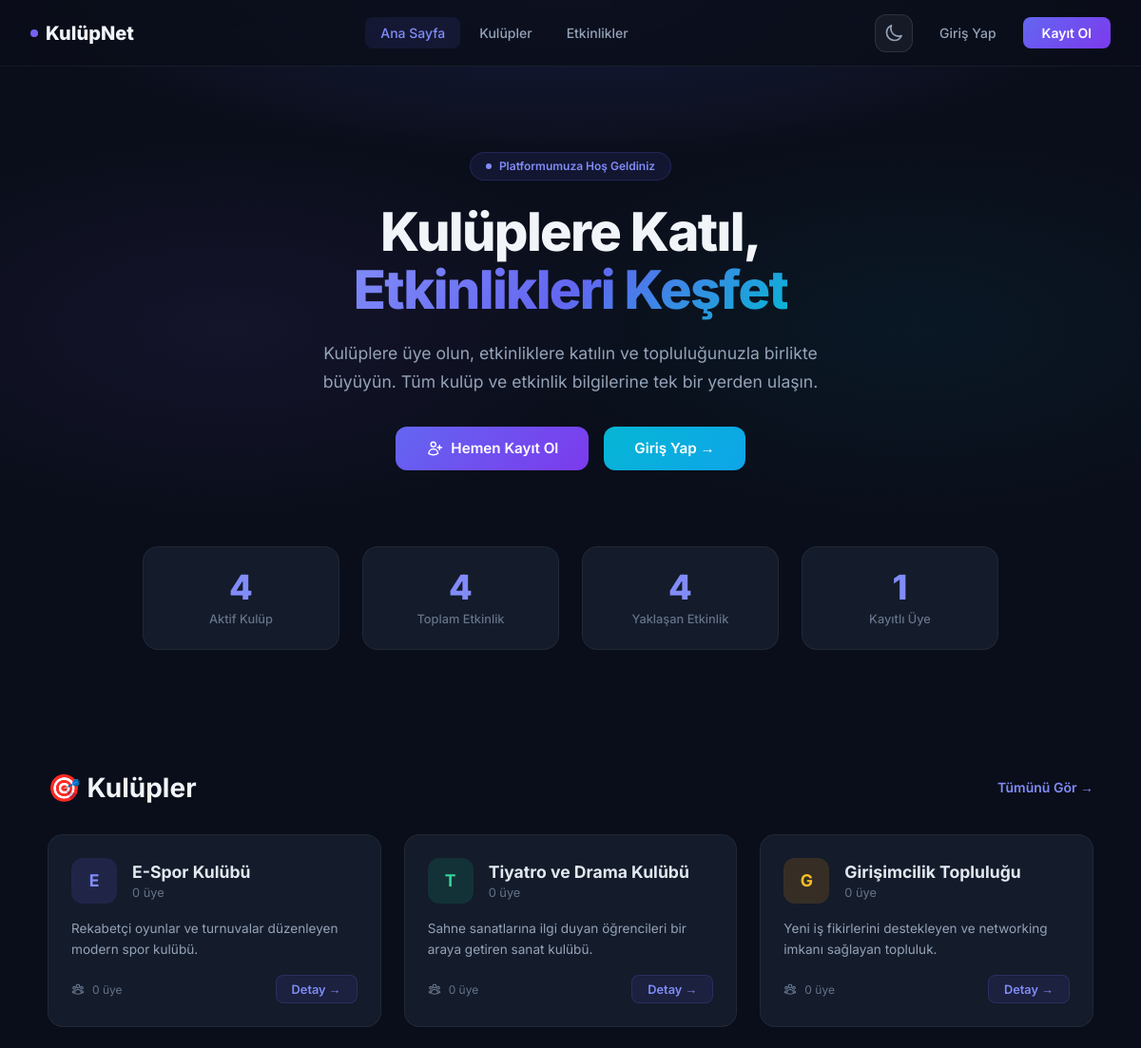
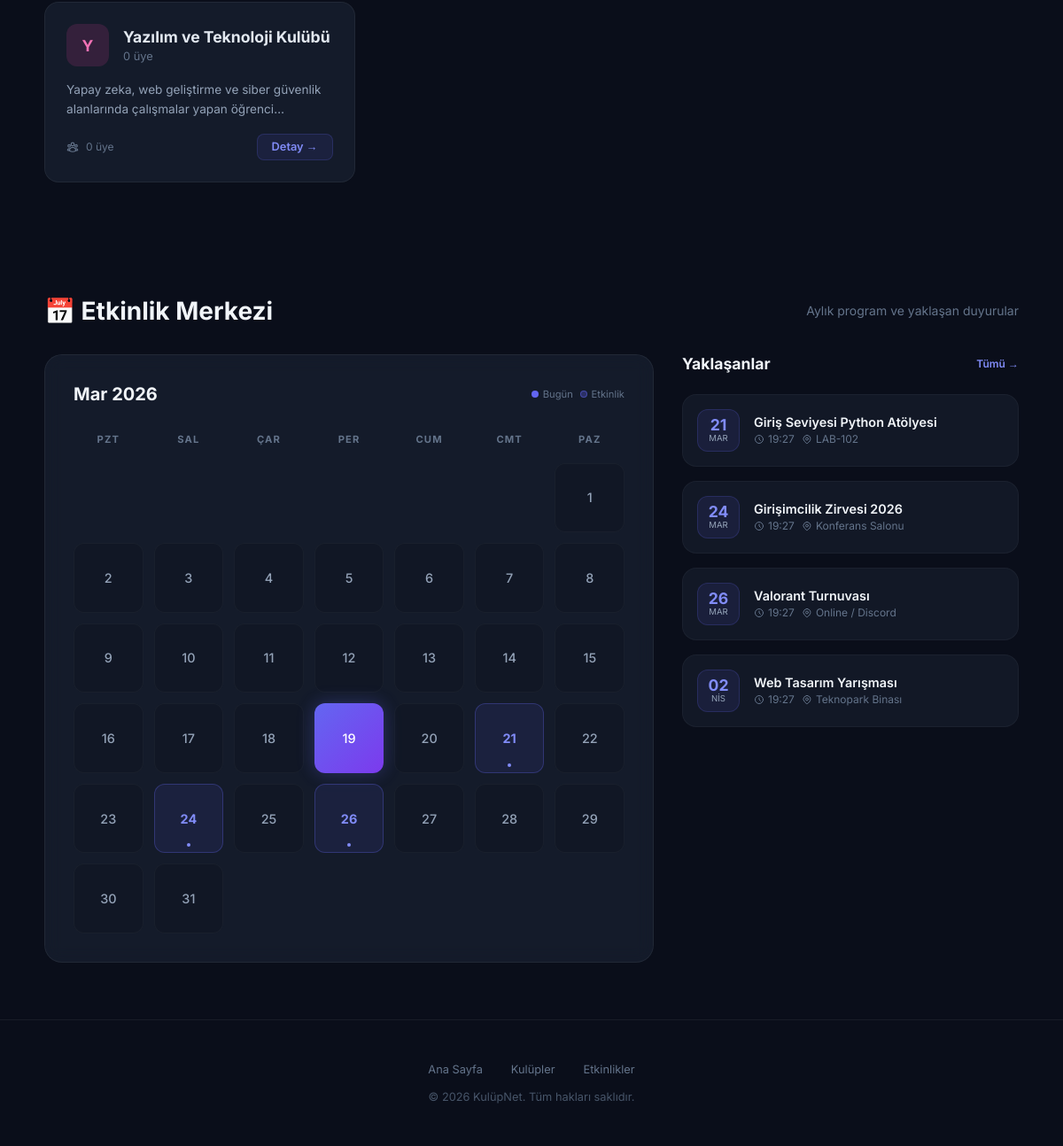
The page / on the database its author committed (2 pictures, top to bottom).
### tables this page shows
CREATE TABLE IF NOT EXISTS kulupler (
    id INT AUTO_INCREMENT PRIMARY KEY,
    ad VARCHAR(100) NOT NULL,
    aciklama TEXT
);

CREATE TABLE IF NOT EXISTS etkinlikler (
    id INT AUTO_INCREMENT PRIMARY KEY,
    kulup_id INT,
    baslik VARCHAR(200) NOT NULL,
    aciklama TEXT,
    tarih DATETIME NOT NULL,
    konum VARCHAR(200),
    kisi_siniri INT DEFAULT NULL,
    FOREIGN KEY (kulup_id) REFERENCES kulupler(id) ON DELETE SET NULL
);

### index.php (the view, shortened to what this page needs)
<?php
require_once 'config/veritabani.php';
$giris_yapildi = isset($_SESSION['kullanici_id']);
$kulup_sayisi = $db->query("SELECT COUNT(*) FROM kulupler")->fetchColumn();
$etkinlik_sayisi = $db->query("SELECT COUNT(*) FROM etkinlikler")->fetchColumn();
$aktif_etkinlik = $db->query("SELECT COUNT(*) FROM etkinlikler WHERE tarih >= NOW()")->fetchColumn();
$uye_sayisi = 0;
try {
    $uye_sayisi = $db->query("SELECT COUNT(*) FROM kullanicilar")->fetchColumn();
}
catch (Exception $e) {
}
$son_kulupler = $db->query("SELECT k.*, (SELECT COUNT(*) FROM kulup_uyelikleri WHERE kulup_id = k.id) as uye_sayisi FROM kulupler k ORDER BY k.id DESC LIMIT 6")->fetchAll();
$yaklasen = $db->query("SELECT e.*, k.ad as kulup_adi FROM etkinlikler e LEFT JOIN kulupler k ON e.kulup_id = k.id WHERE e.tarih >= NOW() ORDER BY e.tarih ASC LIMIT 5")->fetchAll();
$ay_baslap = date('Y-m-01');
$ay_bitis = date('Y-m-t');
$takvim_etkinlik_sorgu = $db->prepare("SELECT id, baslik, tarih, konum FROM etkinlikler WHERE tarih BETWEEN ? AND ? ORDER BY tarih ASC");
$takvim_etkinlik_sorgu->execute([$ay_baslap . ' 00:00:00', $ay_bitis . ' 23:59:59']);
$takvim_etkinlikler = $takvim_etkinlik_sorgu->fetchAll();
$etkinlik_gunleri = [];
foreach ($takvim_etkinlikler as $et) {
    $gun = (int)date('d', strtotime($et['tarih']));
    $etkinlik_gunleri[$gun][] = $et;
}
$bugun = (int)date('d');
$bu_ay = (int)date('m');
$bu_yil = (int)date('Y');
$toplam_gun = (int)date('t');
$aylar = ['Oca', 'Şub', 'Mar', 'Nis', 'May', 'Haz', 'Tem', 'Ağu', 'Eyl', 'Eki', 'Kas', 'Ara'];
$ilk_gun_hafta = (int)date('w', strtotime($ay_baslap));
if ($ilk_gun_hafta == 0)
    $ilk_gun_hafta = 7;
?>
<!DOCTYPE html>
<html lang="tr">
<head>
    <link rel="stylesheet" href="content/css/theme.css">
</head>
<body>
    <nav class="navbar">
        <a href="index.php" class="nav-brand">
            <span class="brand-dot"></span>
            KulüpNet
        </a>
        <div class="nav-links">
            <a href="index.php" class="active">Ana Sayfa</a>
            <a href="kulupler.php">Kulüpler</a>
            <a href="etkinlikler.php">Etkinlikler</a>
        </div>
        <div class="nav-auth">
            <?php include 'includes/theme_toggle.php'; ?>
            <?php if ($giris_yapildi): ?>
                <div class="user-menu">
                    <?php include 'includes/bildirim.php'; ?>
                    <a href="profil.php" class="user-avatar"><?php echo mb_strtoupper(mb_substr($_SESSION['kullanici_ad'], 0, 1)); ?></a>
                    <a href="profil.php" style="text-decoration:none;"><span class="user-menu-name"><?php echo htmlspecialchars($_SESSION['kullanici_ad']); ?></span></a>
                    <a href="ayarlar.php" class="btn-ghost" title="Ayarlar">
                        <svg xmlns="http://www.w3.org/2000/svg" fill="none" viewBox="0 0 24 24" stroke-width="2" stroke="currentColor" style="width:18px;height:18px;">
                            <path stroke-linecap="round" stroke-linejoin="round" d="M9.594 3.94c.09-.542.56-.94 1.11-.94h2.593c.55 0 1.02.398 1.11.94l.213 1.281c.063.374.313.686.645.87.074.04.147.083.22.127.325.196.72.257 1.075.124l1.217-.456a1.125 1.125 0 0 1 1.37.49l1.296 2.247a1.125 1.125 0 0 1-.26 1.431l-1.003.827c-.293.241-.438.613-.43.992a7.723 7.723 0 0 1 0 .255c-.008.378.137.75.43.991l1.004.827c.424.35.534.955.26 1.43l-1.298 2.247a1.125 1.125 0 0 1-1.369.491l-1.217-.456c-.355-.133-.75-.072-1.076.124a6.47 6.47 0 0 1-.22.128c-.331.183-.581.495-.644.869l-.213 1.281c-.09.543-.56.94-1.11.94h-2.594c-.55 0-1.019-.398-1.11-.94l-.213-1.281c-.062-.374-.312-.686-.644-.87a6.52 6.52 0 0 1-.22-.127c-.325-.196-.72-.257-1.076-.124l-1.217.456a1.125 1.125 0 0 1-1.369-.49l-1.297-2.247a1.125 1.125 0 0 1 .26-1.431l1.004-.827c.292-.24.437-.613.43-.991a6.932 6.932 0 0 1 0-.255c.007-.38-.138-.751-.43-.992l-1.004-.827a1.125 1.125 0 0 1-.26-1.43l1.297-2.247a1.125 1.125 0 0 1 1.37-.491l1.216.456c.356.133.751.072 1.076-.124.072-.044.146-.086.22-.128.332-.183.582-.495.644-.869l.214-1.28Z" />
                            <path stroke-linecap="round" stroke-linejoin="round" d="M15 12a3 3 0 1 1-6 0 3 3 0 0 1 6 0Z" />
                        </svg>
                    </a>
                    <a href="cikis.php" class="btn-ghost" title="Çıkış">
                        <svg xmlns="http://www.w3.org/2000/svg" fill="none" viewBox="0 0 24 24" stroke-width="2" stroke="currentColor" style="width:18px;height:18px;">
                            <path stroke-linecap="round" stroke-linejoin="round" d="M15.75 9V5.25A2.25 2.25 0 0 0 13.5 3h-6a2.25 2.25 0 0 0-2.25 2.25v13.5A2.25 2.25 0 0 0 7.5 21h6a2.25 2.25 0 0 0 2.25-2.25V15m3 0 3-3m0 0-3-3m3 3H9" />
                        </svg>
                    </a>
                </div>
            <?php
else: ?>
                <a href="giris.php" class="btn-ghost">Giriş Yap</a>
                <a href="kayit.php" class="btn-primary-nav">Kayıt Ol</a>
            <?php
endif; ?>
        </div>
    </nav>
    <section class="hero">
        <div class="hero-content">
            <div class="hero-badge">
                <span class="pulse-dot"></span>
                Platformumuza Hoş Geldiniz
            </div>
            <h1>Kulüplere Katıl,<br><span class="gradient-text">Etkinlikleri Keşfet</span></h1>
            <p>Kulüplere üye olun, etkinliklere katılın ve topluluğunuzla birlikte büyüyün. Tüm kulüp ve etkinlik bilgilerine tek bir yerden ulaşın.</p>
            <div class="hero-actions">
                <?php if ($giris_yapildi): ?>
                    <a href="kulupler.php" class="btn-hero primary">
                        <svg xmlns="http://www.w3.org/2000/svg" fill="none" viewBox="0 0 24 24" stroke-width="2" stroke="currentColor"><path stroke-linecap="round" stroke-linejoin="round" d="M18 18.72a9.094 9.094 0 0 0 3.741-.479 3 3 0 0 0-4.682-2.72m.94 3.198.001.031c0 .225-.012.447-.037.666A11.944 11.944 0 0 1 12 21c-2.17 0-4.207-.576-5.963-1.584A6.062 6.062 0 0 1 6 18.719m12 0a5.971 5.971 0 0 0-.941-3.197m0 0A5.995 5.995 0 0 0 12 12.75a5.995 5.995 0 0 0-5.058 2.772m0 0a3 3 0 0 0-4.681 2.72 8.986 8.986 0 0 0 3.74.477m.94-3.197a5.971 5.971 0 0 0-.94 3.197M15 6.75a3 3 0 1 1-6 0 3 3 0 0 1 6 0Zm6 3a2.25 2.25 0 1 1-4.5 0 2.25 2.25 0 0 1 4.5 0Zm-13.5 0a2.25 2.25 0 1 1-4.5 0 2.25 2.25 0 0 1 4.5 0Z" /></svg>
                        Kulüpleri Keşfet
                    </a>
                    <a href="etkinlikler.php" class="btn-hero secondary">
                        <svg xmlns="http://www.w3.org/2000/svg" fill="none" viewBox="0 0 24 24" stroke-width="2" stroke="currentColor"><path stroke-linecap="round" stroke-linejoin="round" d="M6.75 3v2.25M17.25 3v2.25M3 18.75V7.5a2.25 2.25 0 0 1 2.25-2.25h13.5A2.25 2.25 0 0 1 21 7.5v11.25m-18 0A2.25 2.25 0 0 0 5.25 21h13.5A2.25 2.25 0 0 0 21 18.75m-18 0v-7.5A2.25 2.25 0 0 1 5.25 9h13.5A2.25 2.25 0 0 1 21 11.25v7.5" /></svg>
                        Etkinlikleri Gör
                    </a>
                <?php
else: ?>
                    <a href="kayit.php" class="btn-hero primary">
                        Hemen Kayıt Ol
                    </a>
                    <a href="giris.php" class="btn-hero secondary">
                        Giriş Yap →
                    </a>
                <?php
endif; ?>
            </div>
        </div>
    </section>
    <section class="stats-section">
        <div class="stats-grid">
            <div class="stat-item">
                <div class="stat-value"><?php echo $kulup_sayisi; ?></div>
                <div class="stat-label">Aktif Kulüp</div>
            </div>
            <div class="stat-item">
                <div class="stat-value"><?php echo $etkinlik_sayisi; ?></div>
                <div class="stat-label">Toplam Etkinlik</div>
            </div>
            <div class="stat-item">
                <div class="stat-value"><?php echo $aktif_etkinlik; ?></div>
                <div class="stat-label">Yaklaşan Etkinlik</div>
            </div>
            <div class="stat-item">
                <div class="stat-value"><?php echo $uye_sayisi; ?></div>
                <div class="stat-label">Kayıtlı Üye</div>
            </div>
        </div>
    </section>
    <section class="section">
        <div class="section-header">
            <h2>🎯 Kulüpler</h2>
            <a href="kulupler.php">Tümünü Gör →</a>
        </div>
        <div class="cards-grid">
            <?php
$renkler = [
    ['bg' => 'rgba(99,102,241,0.15)', 'color' => '#818cf8'],
    ['bg' => 'rgba(16,185,129,0.15)', 'color' => '#34d399'],
    ['bg' => 'rgba(245,158,11,0.15)', 'color' => '#fbbf24'],
    ['bg' => 'rgba(236,72,153,0.15)', 'color' => '#f472b6'],
    ['bg' => 'rgba(59,130,246,0.15)', 'color' => '#60a5fa'],
    ['bg' => 'rgba(6,182,212,0.15)', 'color' => '#22d3ee'],
];
if (!empty($son_kulupler)):
    foreach ($son_kulupler as $i => $k):
        $renk = $renkler[$i % count($renkler)];
        $harf = mb_strtoupper(mb_substr($k['ad'], 0, 1));
?>
            <div class="card">
                <div class="card-top">
                    <div class="card-avatar" style="background: <?php echo $renk['bg']; ?>; color: <?php echo $renk['color']; ?>;"><?php echo $harf; ?></div>
                    <div>
                        <div class="card-title"><?php echo htmlspecialchars($k['ad']); ?></div>
                        <div class="card-subtitle"><?php echo $k['uye_sayisi']; ?> üye</div>
                    </div>
                </div>
                <div class="card-desc"><?php echo htmlspecialchars($k['aciklama'] ?? 'Açıklama bulunmuyor.'); ?></div>
                <div class="card-footer">
                    <div class="card-meta">
                        <?php echo $k['uye_sayisi']; ?> üye
                    </div>
                    <a href="kulup_detay.php?id=<?php echo $k['id']; ?>" class="card-btn">Detay →</a>
                </div>
            </div>
            <?php
    endforeach;
endif; ?>
        </div>
    </section>
    <section class="section">
        <div class="section-header">
            <h2>📅 Etkinlik Merkezi</h2>
            <p style="color: #64748b; font-size: 0.875rem;">Aylık program ve yaklaşan duyurular</p>
        </div>
        <div class="activities-container">
            <div class="calendar-card">
                <div class="calendar-header">
                    <h3><?php echo $aylar[$bu_ay - 1] . ' ' . $bu_yil; ?></h3>
                    <div style="display: flex; gap: 0.5rem;">
                        <span style="display: flex; align-items: center; gap: 0.3rem; font-size: 0.7rem; color: #64748b;">
                            <span style="width: 8px; height: 8px; border-radius: 50%; background: #6366f1;"></span> Bugün
                        </span>
                        <span style="display: flex; align-items: center; gap: 0.3rem; font-size: 0.7rem; color: #64748b;">
                            <span style="width: 8px; height: 8px; border-radius: 50%; background: rgba(99,102,241,0.3); border: 1px solid rgba(99,102,241,0.5);"></span> Etkinlik
                        </span>
                    </div>
                </div>
                <div class="calendar-grid">
                    <?php
$gun_isimleri = ['Pzt', 'Sal', 'Çar', 'Per', 'Cum', 'Cmt', 'Paz'];
foreach ($gun_isimleri as $gi)
    echo "<div class='calendar-day-label'>$gi</div>";
for ($i = 1; $i < $ilk_gun_hafta; $i++)
    echo "<div class='calendar-day empty'></div>";
for ($d = 1; $d <= $toplam_gun; $d++):
    $is_today = ($d == $bugun);
    $has_events = isset($etkinlik_gunleri[$d]);
    $class = "calendar-day";
    if ($is_today)
        $class .= " today";
    if ($has_events)
        $class .= " has-event";
    $tooltip = "";
    if ($has_events) {
        $titles = array_map(function ($e) {
            return htmlspecialchars($e['baslik']); }, $etkinlik_gunleri[$d]);
        $tooltip = 'title="' . implode(' | ', $titles) . '"';
    }
?>
                        <div class="<?php echo $class; ?>" <?php echo $tooltip; ?>>
                            <?php echo $d; ?>
                            <?php if ($has_events): ?>
                                <div class="event-dot-group">
                                    <?php foreach ($etkinlik_gunleri[$d] as $index => $et)
            if ($index < 3)
                echo '<span class="event-dot"></span>'; ?>
                                </div>
                            <?php
    endif; ?>
                        </div>
                    <?php
endfor; ?>
                </div>
            </div>
            <div class="upcoming-panel">
                <div style="display:flex; justify-content:space-between; align-items:center; margin-bottom:0.5rem;">
                    <h3 style="font-size: 1.1rem; font-weight: 700;">Yaklaşanlar</h3>
                    <a href="etkinlikler.php" style="font-size: 0.75rem; color: #818cf8; text-decoration: none; font-weight: 600;">Tümü →</a>
                </div>
                <?php if (!empty($yaklasen)):
    foreach ($yaklasen as $e):
        $ts = strtotime($e['tarih']);
        $gun = date('d', $ts);
        $ay = $aylar[(int)date('n', $ts) - 1];
?>
                <a href="etkinlikler.php" class="compact-event-card">
                    <div class="mini-date">
                        <span class="d"><?php echo $gun; ?></span>
                        <span class="m"><?php echo $ay; ?></span>
                    </div>
                    <div class="event-main-info">
                        <h4><?php echo htmlspecialchars($e['baslik']); ?></h4>
                        <div class="event-main-meta">
                            <span>
                                <svg style="width:12px; height:12px;" fill="none" stroke="currentColor" viewBox="0 0 24 24"><path d="M12 8v4l3 3m6-3a9 9 0 11-18 0 9 9 0 0118 0z" stroke-width="2" stroke-linecap="round" stroke-linejoin="round"/></svg>
                                <?php echo date('H:i', $ts); ?>
                            </span>
                            <span>
                                <?php echo htmlspecialchars($e['konum'] ?? 'Kayıtlı Değil'); ?>
                            </span>
                        </div>
                    </div>
                </a>
                <?php
    endforeach;
else: ?>
                    <div style="padding: 2rem; text-align: center; color: #475569; background: rgba(0,0,0,0.15); border-radius: 1rem; border: 1px dashed rgba(255,255,255,0.05);">
                        <p style="font-size: 0.85rem;">Yakın zamanda etkinlik bulunmuyor.</p>
                    </div>
                <?php
endif; ?>
            </div>
        </div>
    </section>
    <footer class="site-footer">
        <div class="footer-links">
            <a href="index.php">Ana Sayfa</a>
            <a href="kulupler.php">Kulüpler</a>
            <a href="etkinlikler.php">Etkinlikler</a>
        </div>
        <p>&copy; 2026 KulüpNet. Tüm hakları saklıdır.</p>
    </footer>
</body>
</html>

### includes/theme_toggle.php (shortened to what this page needs)
<button class="theme-toggle" id="themeToggle" title="Tema Değiştir">
</button>

### content/css/theme.css (style rules this page uses)
.theme-toggle { width: 40px; height: 40px; border-radius: 0.75rem; border: 1px solid rgba(255,255,255,0.1); background: rgba(255,255,255,0.05); color: #94a3b8; cursor: pointer; display: flex; align-items: center; justify-content: center; transition: all 0.3s; position: relative; overflow: hidden; }
.theme-toggle svg { width: 20px; height: 20px; transition: all 0.4s cubic-bezier(0.4, 0, 0.2, 1); }
.theme-toggle .icon-moon { display: block; }
body, .navbar, .card, .event-card, .meeting-card, .club-card, .section-card, .form-card, .stat-item, .calendar-card, .compact-event-card, .site-footer, .search-input, .event-modal, .modal-header, .modal-event-item, .theme-toggle, .page-btn, .page-link, .profile-header, .settings-section, .tabs, .detail-card, .announcement-card, .login-prompt, .list-item { transition: background-color 0.3s ease, color 0.3s ease, border-color 0.3s ease, box-shadow 0.3s ease; }

### rows shown on the page
kulupler: ad "E", ad "E-Spor Kulübü", uye_sayisi "0", aciklama "Rekabetçi oyunlar ve turnuvalar düzenleyen modern spor kulübü."
kulupler: ad "T", ad "Tiyatro ve Drama Kulübü", uye_sayisi "0", aciklama "Sahne sanatlarına ilgi duyan öğrencileri bir araya getiren sanat kulübü."
kulupler: ad "G", ad "Girişimcilik Topluluğu", uye_sayisi "0", aciklama "Yeni iş fikirlerini destekleyen ve networking imkanı sağlayan topluluk."
kulupler: ad "Y", ad "Yazılım ve Teknoloji Kulübü", uye_sayisi "0", aciklama "Yapay zeka, web geliştirme ve siber güvenlik alanlarında çalışmalar yapan…"
etkinlikler: tarih "21", tarih "MAR", baslik "Giriş Seviyesi Python Atölyesi", tarih "19:27", konum "LAB-102"
etkinlikler: tarih "24", tarih "MAR", baslik "Girişimcilik Zirvesi 2026", tarih "19:27", konum "Konferans Salonu"
etkinlikler: tarih "26", tarih "MAR", baslik "Valorant Turnuvası", tarih "19:27", konum "Online / Discord"
etkinlikler: tarih "02", tarih "NIS", baslik "Web Tasarım Yarışması", tarih "19:27", konum "Teknopark Binası"

### other values the page prints
$kulup_sayisi "4"
$etkinlik_sayisi "4"
$aktif_etkinlik "4"
$uye_sayisi "1"
$gi "PZT"
$gi "SAL"
$gi "ÇAR"
$gi "PER"
$gi "CUM"
$gi "CMT"
$gi "PAZ"
